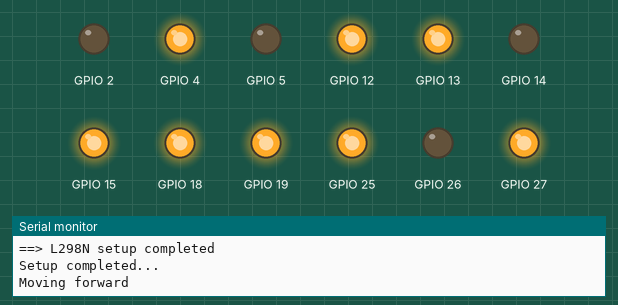
Simulated run of this sketch. Board: ESP32. Shown: output pins drawn as LEDs (lit = HIGH), the last lines printed to the serial monitor.

Above: at 1.0 s.
At 5.5 s:
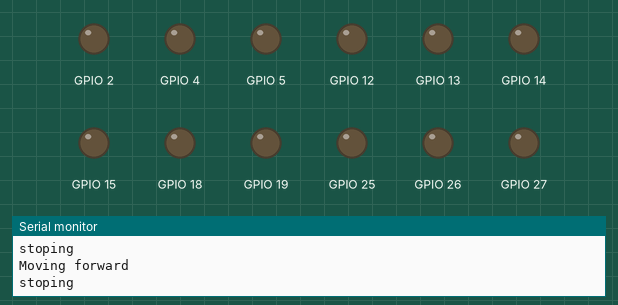
Timing chart, 0 to 6.9 s (numbered marks = the images above):
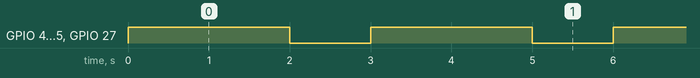

The sketch:

esp32-2puenteH-4motores.ino
```cpp
/**
 * Referencias:
 * https://randomnerdtutorials.com/esp32-dc-motor-l298n-motor-driver-control-speed-direction/
 */

struct L298N {
  int ENA;
  int IN1;
  int IN2;
  int ENB;
  int IN3;
  int IN4;

  void setup(int freq, int resolution, int pwmChannel) {
    pinMode(ENA, OUTPUT);
    pinMode(IN1, OUTPUT);
    pinMode(IN2, OUTPUT);
    pinMode(ENB, OUTPUT);
    pinMode(IN3, OUTPUT);
    pinMode(IN4, OUTPUT);

    // configure LEDC PWM
    ledcAttachChannel(ENA, freq, resolution, pwmChannel);
    ledcAttachChannel(ENB, freq, resolution, pwmChannel);
  }

  void forward(int speed) {
    ledcWrite(ENA, speed);
    digitalWrite(IN1, LOW);
    digitalWrite(IN2, HIGH);
    ledcWrite(ENB, speed);
    digitalWrite(IN3, LOW);
    digitalWrite(IN4, HIGH);
  }

  void backward(int speed) {
    ledcWrite(ENA, speed);
    digitalWrite(IN1, HIGH);
    digitalWrite(IN2, LOW);
    ledcWrite(ENB, speed);
    digitalWrite(IN3, HIGH);
    digitalWrite(IN4, LOW);
  }

  void stop() {
    digitalWrite(ENA, LOW);
    digitalWrite(IN1, LOW);
    digitalWrite(IN2, LOW);
    digitalWrite(ENB, LOW);
    digitalWrite(IN3, LOW);
    digitalWrite(IN4, LOW);
  }
};

// H-BRIDGE 1 PINS -- LEFT
#define HB1_ENA 15
#define HB1_IN1 2
#define HB1_IN2 4
#define HB1_ENB 19
#define HB1_IN3 5
#define HB1_IN4 18

// H-BRIDGE 2 PINS -- RIGHT
#define HB2_ENA 25
#define HB2_IN1 26
#define HB2_IN2 27
#define HB2_ENB 13
#define HB2_IN3 14
#define HB2_IN4 12

int speed = 255;
// Setting PWM properties
const int freq = 30000;
const int pwmChannel = 0;
const int resolution = 8;

L298N HB1 = { HB1_ENA, HB1_IN1, HB1_IN2, HB1_ENB, HB1_IN3, HB1_IN4 };
L298N HB2 = { HB2_ENA, HB2_IN1, HB2_IN2, HB2_ENB, HB2_IN3, HB2_IN4 };

#define SERIAL_BAUDS 115200

void setup() {
  Serial.begin(SERIAL_BAUDS);
  Serial.println("Starting setup...");

  L298N_setup();

  Serial.println("Setup completed...");
}

void loop() {
  forward();
  delay(2000);

  stop();
  delay(1000);

  // left();
  // delay(2000);

  // stop();
  // delay(500);

  // right();
  // delay(2000);

  // stop();
  // delay(500);

  // backwards();
  // delay(2000);

  // stop();
  // delay(500);
}

void L298N_setup() {
  Serial.println("==> L298N setup");

  HB1.setup(freq, resolution, pwmChannel);
  HB2.setup(freq, resolution, pwmChannel);

  Serial.println("==> L298N setup completed");
}

void forward() {
  Serial.println("Moving forward");

  HB1.forward(speed);
  HB2.forward(speed);
}

void backwards() {
  Serial.println("Moving backwards");

  HB1.backward(speed);
  HB2.backward(speed);
}

void stop() {
  Serial.println("stoping");

  // H-BRIDGE 1
  HB1.stop();
  HB2.stop();
}

void left() {
  Serial.println("Moving left");

  HB1.forward(speed);
  HB2.backward(speed);
}

void right() {
  Serial.println("Moving right");

  HB1.backward(speed);
  HB2.forward(speed);
}
```

Measured:
- by itself, GPIO 4, GPIO 12, GPIO 13, GPIO 15, GPIO 18, GPIO 19, GPIO 25, GPIO 27: alternates HIGH for 2.0 s and LOW for 1.0 s
